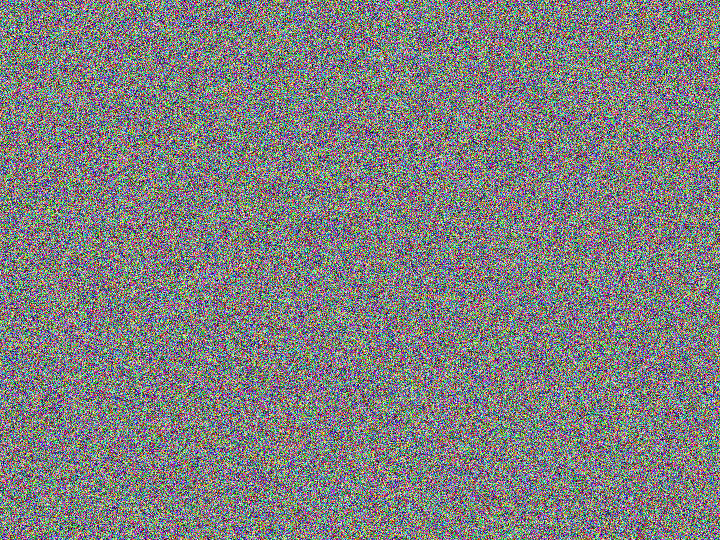
#> input picture 2024/NC3 Jule CTF 2024/nisse-flimmer/data/skift-kanal.0.png, 720 x 540 px, found by its file name; its folder holds 4 pictures in this run
$ python solve.py
#> lines starting #> are read from the running program, lines starting #| are printed output that depends on the picture
from PIL import Image
import numpy as np
import os

def average_images(image_paths):
    image_arrays = []
    for img_path in image_paths:
        try:
            with Image.open(img_path) as img:
#> img is the input picture: PIL image 720x540 RGBA; mean R, G, B, A 127.5, 127.5, 127.4, 255
                image_arrays.append(np.array(img, dtype=np.float32))
        except Exception as e:
            print(f"Error loading image {img_path}: {e}")

    base_shape = image_arrays[0].shape
#> base_shape = (540, 720, 4)
    for arr in image_arrays:
        if arr.shape != base_shape:
            print(f"Inconsistent image shapes. Expected {base_shape}, but got {arr.shape}.")
            return

    # Average the pixel values
    average_array = np.mean(image_arrays, axis=0).astype(np.uint8)
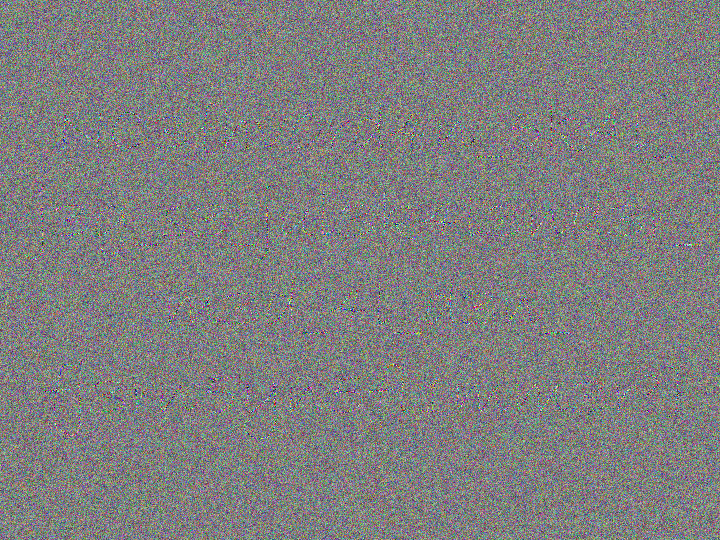
#> average_array: shape (540, 720, 4); mean of channels 0, 1, 2, 3 127.2, 127.2, 127.1, 255; drawn as R, G, B

    # Create and save the averaged image
    average_image = Image.fromarray(average_array)
    average_image.save("flag.png")

if __name__ == "__main__":
    image_files = os.listdir("data/")
    average_images(image_files)
